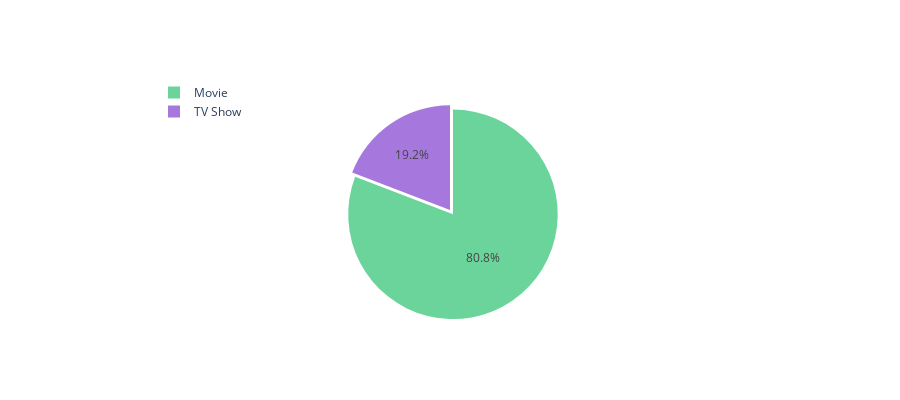

Notebook code for this chart:
### Markdown cell above
# Content Type on Amazon Prime

### Code cell
df = pd.read_csv("amazon_prime_titles.csv")
col = "type"
grouped = df[col].value_counts().reset_index()
grouped = grouped.rename(columns = {col : "count", "index" : col})

## plot
trace = go.Pie(labels=grouped[col], values=grouped['count'], pull=[0.05, 0], marker=dict(colors=["#6ad49b", "#a678de"]))
layout = go.Layout(title="", height=400, legend=dict(x=0.1, y=1.1))
fig = go.Figure(data = [trace], layout = layout)
iplot(fig)

### Figure 1 — Plotly figure (JSON) as saved in the notebook; plotly's stock layout.template omitted (floating-point values rounded to 4 significant figures)
{"data": [{"labels": ["Movie", "TV Show"], "marker": {"colors": ["#6ad49b", "#a678de"]}, "pull": [0.05, 0], "type": "pie", "values": [7814, 1854]}], "layout": {"height": 400, "legend": {"x": 0.1, "y": 1.1}, "title": {"text": ""}}}
